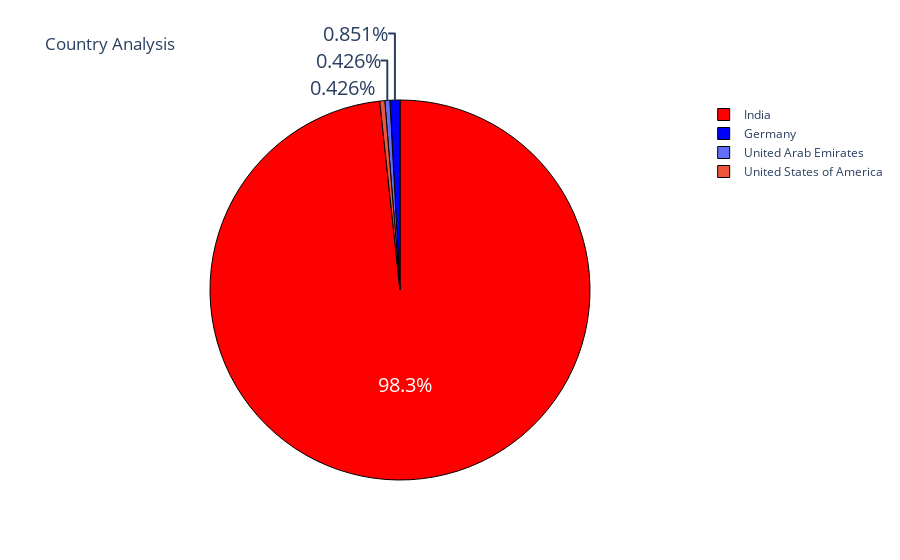

The notebook cell saved with this chart:
### Code cell
country = df['Your Current Country.'].value_counts()
label = country.index
counts = country.values
colors = ['red','blue']
fig = go.Figure(data = [go.Pie(labels = label, values = counts)])
fig.update_layout(title_text = 'Country Analysis')
fig.update_traces(hoverinfo = 'label+value', textinfo = 'percent', textfont_size = 20, marker = dict(colors = colors, line = dict(color='black', width=1)))
fig.show()

### Figure 1 — Plotly figure (JSON) as saved in the notebook; plotly's stock layout.template omitted (floating-point values rounded to 4 significant figures)
{"data": [{"hoverinfo": "label+value", "labels": ["India", "Germany", "United Arab Emirates", "United States of America"], "marker": {"colors": ["red", "blue"], "line": {"color": "black", "width": 1}}, "textfont": {"size": 20}, "textinfo": "percent", "type": "pie", "values": [231, 2, 1, 1]}], "layout": {"autosize": true, "title": {"text": "Country Analysis"}}}
